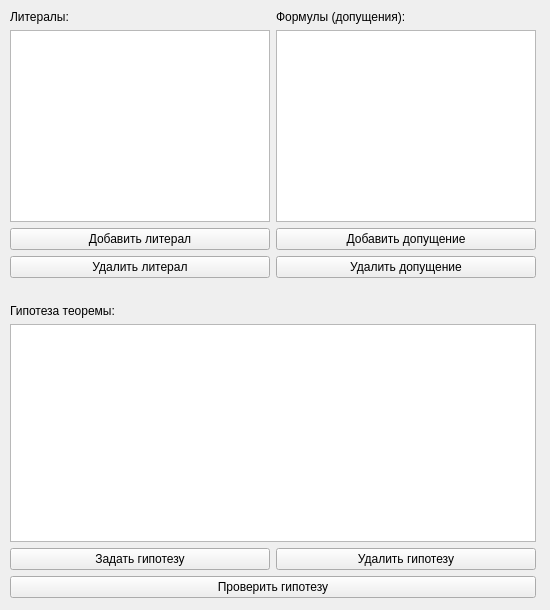
<?xml version="1.0" encoding="UTF-8"?>
<ui version="4.0">
 <class>MainWindow</class>
 <widget class="QMainWindow" name="MainWindow">
  <property name="enabled">
   <bool>true</bool>
  </property>
  <property name="geometry">
   <rect>
    <x>0</x>
    <y>0</y>
    <width>550</width>
    <height>610</height>
   </rect>
  </property>
  <property name="sizePolicy">
   <sizepolicy hsizetype="Fixed" vsizetype="Fixed">
    <horstretch>0</horstretch>
    <verstretch>0</verstretch>
   </sizepolicy>
  </property>
  <property name="minimumSize">
   <size>
    <width>550</width>
    <height>610</height>
   </size>
  </property>
  <property name="maximumSize">
   <size>
    <width>550</width>
    <height>610</height>
   </size>
  </property>
  <property name="windowTitle">
   <string>Метод резолюций</string>
  </property>
  <widget class="QWidget" name="centralwidget">
   <property name="sizePolicy">
    <sizepolicy hsizetype="Preferred" vsizetype="Preferred">
     <horstretch>0</horstretch>
     <verstretch>0</verstretch>
    </sizepolicy>
   </property>
   <widget class="QWidget" name="verticalLayoutWidget">
    <property name="geometry">
     <rect>
      <x>10</x>
      <y>10</y>
      <width>526</width>
      <height>588</height>
     </rect>
    </property>
    <property name="sizePolicy">
     <sizepolicy hsizetype="Expanding" vsizetype="Expanding">
      <horstretch>0</horstretch>
      <verstretch>0</verstretch>
     </sizepolicy>
    </property>
    <layout class="QVBoxLayout" name="verticalLayout">
     <item>
      <layout class="QHBoxLayout" name="horizontalLayout">
       <item>
        <layout class="QVBoxLayout" name="verticalLayout_3">
         <item>
          <widget class="QLabel" name="label_2">
           <property name="sizePolicy">
            <sizepolicy hsizetype="Minimum" vsizetype="Fixed">
             <horstretch>0</horstretch>
             <verstretch>0</verstretch>
            </sizepolicy>
           </property>
           <property name="text">
            <string>Литералы:</string>
           </property>
          </widget>
         </item>
         <item>
          <widget class="QListWidget" name="literals">
           <property name="enabled">
            <bool>true</bool>
           </property>
           <property name="sizePolicy">
            <sizepolicy hsizetype="Expanding" vsizetype="Expanding">
             <horstretch>0</horstretch>
             <verstretch>0</verstretch>
            </sizepolicy>
           </property>
          </widget>
         </item>
         <item>
          <widget class="QPushButton" name="add_literal">
           <property name="sizePolicy">
            <sizepolicy hsizetype="Minimum" vsizetype="Fixed">
             <horstretch>0</horstretch>
             <verstretch>0</verstretch>
            </sizepolicy>
           </property>
           <property name="text">
            <string>Добавить литерал</string>
           </property>
          </widget>
         </item>
         <item>
          <widget class="QPushButton" name="delete_literal">
           <property name="sizePolicy">
            <sizepolicy hsizetype="Minimum" vsizetype="Fixed">
             <horstretch>0</horstretch>
             <verstretch>0</verstretch>
            </sizepolicy>
           </property>
           <property name="text">
            <string>Удалить литерал</string>
           </property>
          </widget>
         </item>
        </layout>
       </item>
       <item>
        <layout class="QVBoxLayout" name="verticalLayout_2">
         <item>
          <widget class="QLabel" name="label">
           <property name="sizePolicy">
            <sizepolicy hsizetype="Minimum" vsizetype="Fixed">
             <horstretch>0</horstretch>
             <verstretch>0</verstretch>
            </sizepolicy>
           </property>
           <property name="text">
            <string>Формулы (допущения):</string>
           </property>
          </widget>
         </item>
         <item>
          <widget class="QListWidget" name="formulas">
           <property name="enabled">
            <bool>true</bool>
           </property>
           <property name="sizePolicy">
            <sizepolicy hsizetype="Expanding" vsizetype="Expanding">
             <horstretch>0</horstretch>
             <verstretch>0</verstretch>
            </sizepolicy>
           </property>
          </widget>
         </item>
         <item>
          <widget class="QPushButton" name="add_formula">
           <property name="sizePolicy">
            <sizepolicy hsizetype="Minimum" vsizetype="Fixed">
             <horstretch>0</horstretch>
             <verstretch>0</verstretch>
            </sizepolicy>
           </property>
           <property name="text">
            <string>Добавить допущение</string>
           </property>
          </widget>
         </item>
         <item>
          <widget class="QPushButton" name="delete_formula">
           <property name="sizePolicy">
            <sizepolicy hsizetype="Minimum" vsizetype="Fixed">
             <horstretch>0</horstretch>
             <verstretch>0</verstretch>
            </sizepolicy>
           </property>
           <property name="text">
            <string>Удалить допущение</string>
           </property>
          </widget>
         </item>
        </layout>
       </item>
      </layout>
     </item>
     <item>
      <spacer name="horizontalSpacer">
       <property name="sizePolicy">
        <sizepolicy hsizetype="Expanding" vsizetype="Minimum">
         <horstretch>0</horstretch>
         <verstretch>0</verstretch>
        </sizepolicy>
       </property>
       <property name="orientation">
        <enum>Qt::Horizontal</enum>
       </property>
       <property name="sizeHint" stdset="0">
        <size>
         <width>40</width>
         <height>20</height>
        </size>
       </property>
      </spacer>
     </item>
     <item>
      <widget class="QLabel" name="label_3">
       <property name="sizePolicy">
        <sizepolicy hsizetype="Minimum" vsizetype="Fixed">
         <horstretch>0</horstretch>
         <verstretch>0</verstretch>
        </sizepolicy>
       </property>
       <property name="text">
        <string>Гипотеза теоремы:</string>
       </property>
      </widget>
     </item>
     <item>
      <widget class="QListWidget" name="theorem">
       <property name="sizePolicy">
        <sizepolicy hsizetype="Expanding" vsizetype="Expanding">
         <horstretch>0</horstretch>
         <verstretch>0</verstretch>
        </sizepolicy>
       </property>
      </widget>
     </item>
     <item>
      <layout class="QHBoxLayout" name="horizontalLayout_3">
       <item>
        <widget class="QPushButton" name="addTheorem">
         <property name="sizePolicy">
          <sizepolicy hsizetype="Minimum" vsizetype="Fixed">
           <horstretch>0</horstretch>
           <verstretch>0</verstretch>
          </sizepolicy>
         </property>
         <property name="text">
          <string>Задать гипотезу</string>
         </property>
        </widget>
       </item>
       <item>
        <widget class="QPushButton" name="deleteTheorem">
         <property name="sizePolicy">
          <sizepolicy hsizetype="Minimum" vsizetype="Fixed">
           <horstretch>0</horstretch>
           <verstretch>0</verstretch>
          </sizepolicy>
         </property>
         <property name="text">
          <string>Удалить гипотезу</string>
         </property>
        </widget>
       </item>
      </layout>
     </item>
     <item>
      <widget class="QPushButton" name="resolution">
       <property name="sizePolicy">
        <sizepolicy hsizetype="Minimum" vsizetype="Fixed">
         <horstretch>0</horstretch>
         <verstretch>0</verstretch>
        </sizepolicy>
       </property>
       <property name="text">
        <string>Проверить гипотезу</string>
       </property>
      </widget>
     </item>
    </layout>
   </widget>
  </widget>
 </widget>
 <resources/>
 <connections/>
</ui>
